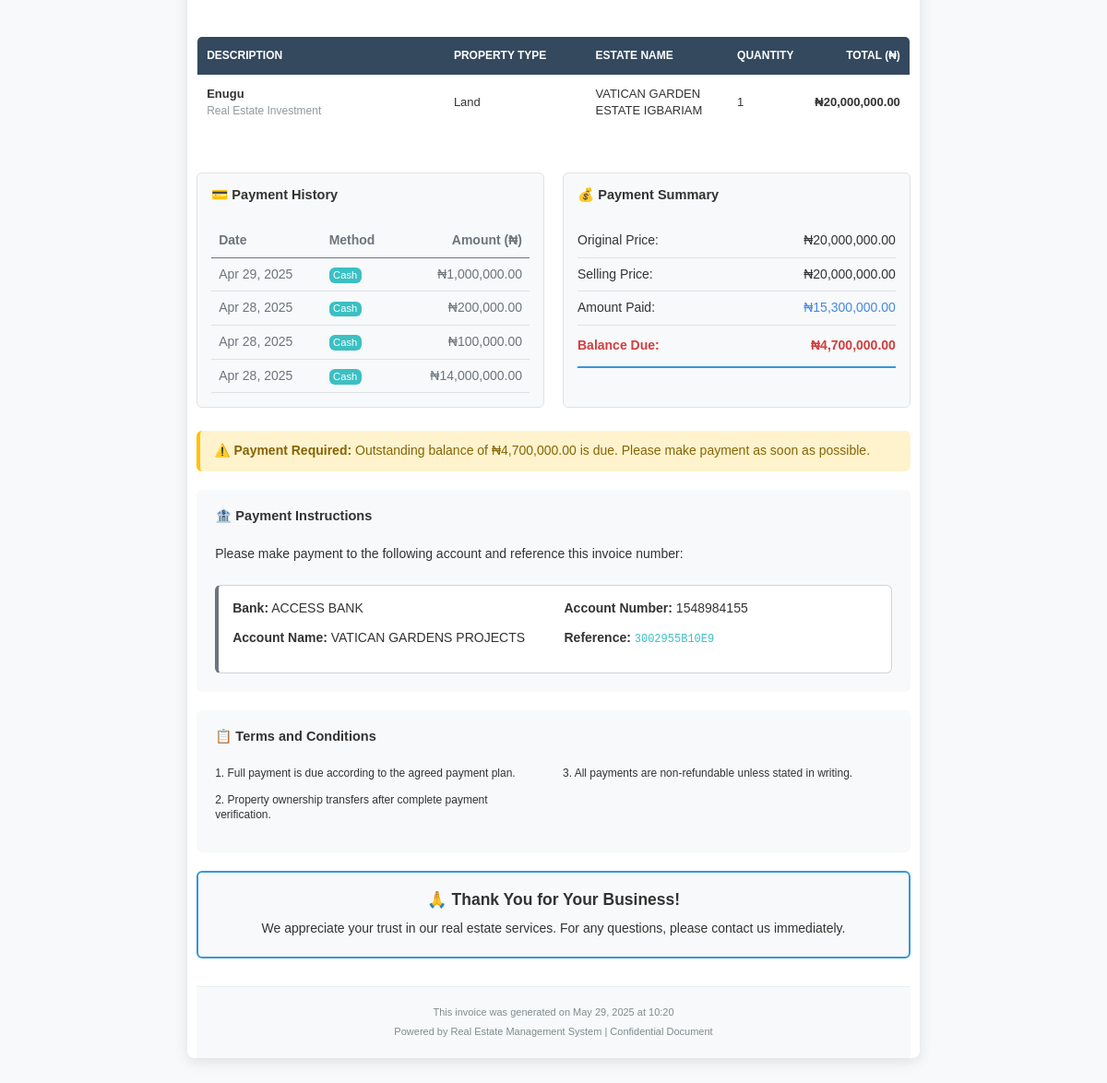
/user/property-sale/8/invoice/ (signed in, lower part), run on an earlier commit of the app's database.
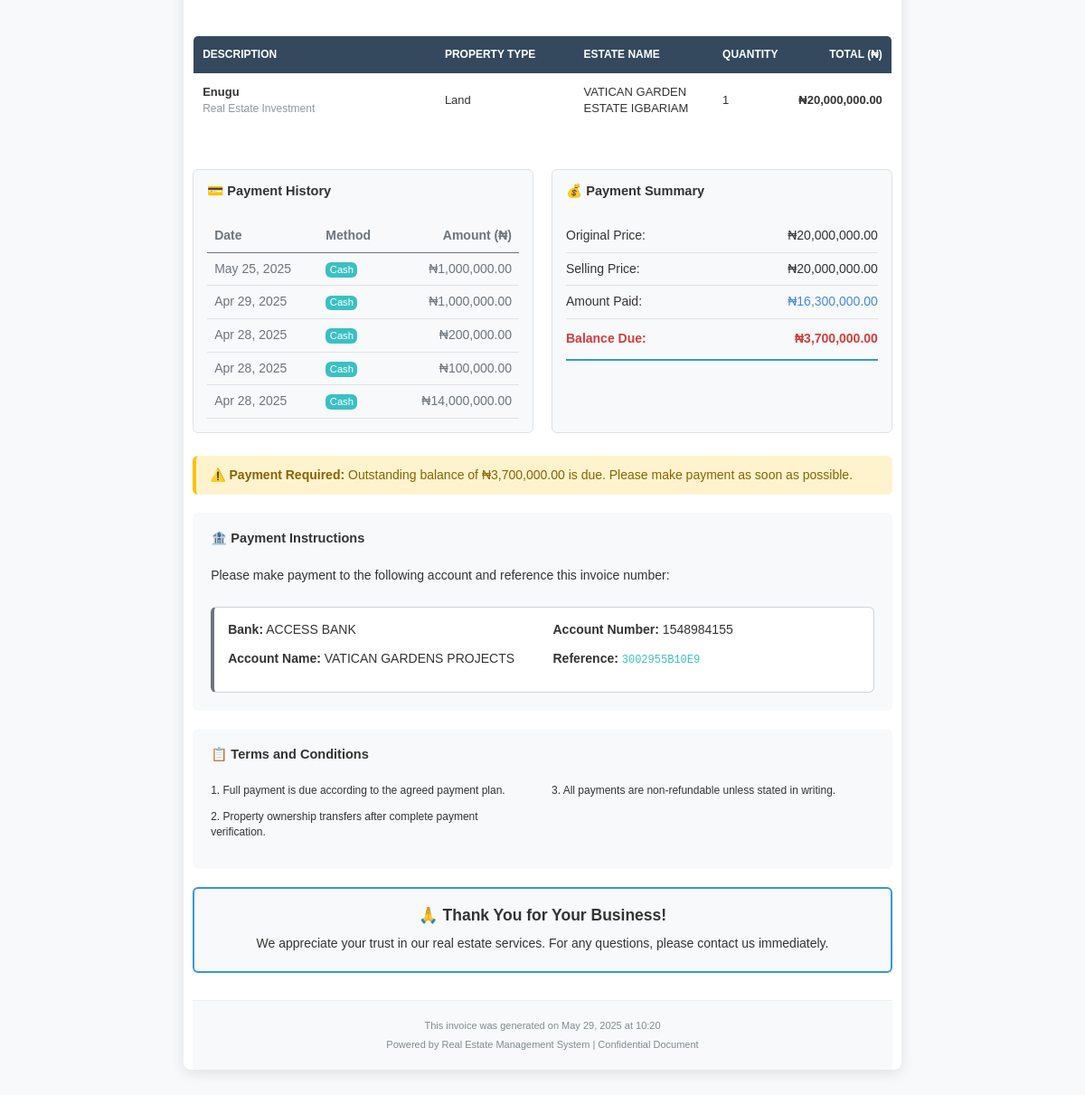
And on a later commit of the database.
### estate/models.py (models this page shows, shortened)
class Payment(models.Model):
    property_sale = models.ForeignKey(PropertySale, on_delete=models.CASCADE, related_name='payments')
    amount = models.DecimalField(max_digits=12, decimal_places=2)
    payment_date = models.DateTimeField(default=timezone.now)
    payment_method = models.CharField(max_length=50, default='Cash')
    reference = models.CharField(max_length=255, blank=True, null=True)
    notes = models.TextField(blank=True, null=True)

class PropertySale(models.Model):
    PROPERTY_TYPE_CHOICES = [
        ('building', 'Building Property'),
        ('land', 'Land'),
    ]
    PAYMENT_PLAN_CHOICES = [
        ('outright', 'Outright Purchase'),
        ('3_months', '3 Months Plan'),
        ('6_months', '6 Months Plan'),
    ]
    MARITAL_STATUS_CHOICES = [
        ('single', 'Single'),
        ('married', 'Married'),
        ('divorced', 'Divorced'),
        ('widowed', 'Widowed'),
    ]
    ID_TYPE_CHOICES = [
        ('national_id', 'National ID'),
        ('intl_passport', 'International Passport'),
        ('drivers_license', 'Driver\'s License'),
        ('voters_card', 'Voter\'s Card'),
    ]
    def generate_reference_number():
        return ''.join(uuid.uuid4().hex[:12].upper())
    reference_number = models.CharField(max_length=12, default=generate_reference_number, unique=True, editable=False)
    description = models.TextField(max_length=255)
    property_type = models.CharField(max_length=10, choices=PROPERTY_TYPE_CHOICES)
    property_item = models.ForeignKey(Property, on_delete=models.CASCADE, related_name='sales')  # Renamed from 'property'
    quantity = models.PositiveIntegerField(help_text="Number of plots or buildings")
    client_name = models.CharField(max_length=255, blank=True, null=True)
    client_address = models.TextField( blank=True, null=True)
    client_phone = models.CharField(max_length=20, blank=True, null=True)
    client_email = models.EmailField(max_length=255, blank=True, null=True)
    marital_status = models.CharField(max_length=10, choices=MARITAL_STATUS_CHOICES, default='single')
    spouse_name = models.CharField(max_length=255, blank=True, null=True)
    spouse_phone = models.CharField(max_length=20, blank=True, null=True)
    id_type = models.CharField(max_length=15, choices=ID_TYPE_CHOICES, blank=True, null=True)
    id_number = models.CharField(max_length=50, blank=True, null=True)
    lga_of_origin = models.CharField(max_length=100, blank=True, null=True)
    town_of_origin = models.CharField(max_length=100, blank=True, null=True)
    state_of_origin = models.CharField(max_length=100, blank=True, null=True)
    bank_name = models.CharField(max_length=255, blank=True, null=True)
    account_number = models.CharField(max_length=20, blank=True, null=True)
    account_name = models.CharField(max_length=255, blank=True, null=True)
    next_of_kin_name = models.CharField(max_length=255, blank=True, null=True)
    next_of_kin_address = models.TextField( blank=True, null=True)
    next_of_kin_phone = models.CharField(max_length=20, blank=True, null=True)
    original_price = models.DecimalField(max_digits=12, decimal_places=2)
    selling_price = models.DecimalField(max_digits=12, decimal_places=2)
    amount_paid = models.DecimalField(max_digits=12, decimal_places=2, default=0)
    payment_plan = models.CharField(max_length=10, choices=PAYMENT_PLAN_CHOICES, default='outright')
    realtor = models.ForeignKey(Realtor, on_delete=models.CASCADE, related_name='sales')
    realtor_commission_percentage = models.DecimalField(max_digits=5, decimal_places=2, default=0)
    sponsor_commission_percentage = models.DecimalField(max_digits=5, decimal_places=2, default=0)
    upline_commission_percentage = models.DecimalField(max_digits=5, decimal_places=2, default=0)
    created_at = models.DateTimeField(auto_now_add=True)
    updated_at = models.DateTimeField(auto_now=True)

class Property(models.Model):
    STATES_CHOICES = [
        ('abia', 'Abia'),
        ('adamawa', 'Adamawa'),
        ('akwa_ibom', 'Akwa Ibom'),
        ('anambra', 'Anambra'),
        ('bauchi', 'Bauchi'),
        ('bayelsa', 'Bayelsa'),
        ('benue', 'Benue'),
        ('borno', 'Borno'),
        ('cross_river', 'Cross River'),
        ('delta', 'Delta'),
        ('ebonyi', 'Ebonyi'),
        ('edo', 'Edo'),
        ('ekiti', 'Ekiti'),
        ('enugu', 'Enugu'),
        ('fct', 'Federal Capital Territory'),
        ('gombe', 'Gombe'),
        ('imo', 'Imo'),
        ('jigawa', 'Jigawa'),
        ('kaduna', 'Kaduna'),
        ('kano', 'Kano'),
        ('katsina', 'Katsina'),
        ('kebbi', 'Kebbi'),
        ('kogi', 'Kogi'),
        ('kwara', 'Kwara'),
        ('lagos', 'Lagos'),
        ('nasarawa', 'Nasarawa'),
        ('niger', 'Niger'),
        ('ogun', 'Ogun'),
        ('ondo', 'Ondo'),
        ('osun', 'Osun'),
        ('oyo', 'Oyo'),
        ('plateau', 'Plateau'),
        ('rivers', 'Rivers'),
        ('sokoto', 'Sokoto'),
        ('taraba', 'Taraba'),
        ('yobe', 'Yobe'),
        ('zamfara', 'Zamfara'),
    ]
    name = models.CharField(max_length=255)
    description = models.TextField()
    location = models.CharField(max_length=100, choices=STATES_CHOICES)
    address = models.TextField()
    created_at = models.DateTimeField(auto_now_add=True)
    updated_at = models.DateTimeField(auto_now=True)
    class Meta:
        verbose_name_plural = "Properties"

### estate/views.py (the view)
# urls.py: path('user/property-sale/<int:sale_id>/invoice/', views.property_sale_invoice, name='property_sale_invoice'),
@login_required
def property_sale_invoice(request, sale_id):
    sale = get_object_or_404(PropertySale, id=sale_id)
    payments = Payment.objects.filter(property_sale=sale).order_by('-payment_date')
    balance_due = sale.selling_price - sale.amount_paid
    settings, created = General.objects.get_or_create(id=1)
    context = {
        'sale': sale,
        'payments': payments,
        'balance_due': balance_due,
        'now': timezone.now(),
        'settings':settings
    }
    return render(request, 'user/property_sale_invoice.html', context)

### estate/templates/user/property_sale_invoice.html (shortened to what the changed rows need)
{% extends 'user/base_print.html' %}
{% load static %}
{% load humanize %}
{% block body %}
<div class="container mt-4 mb-4 {% if balance_due <= 0 %}premium-invoice{% endif %}">
    <div class="table-responsive">
        <table class="invoice-table">
            <thead>
                <tr>
                    <th style="width: 35%;">Description</th>
                    <th style="width: 20%;">Property Type</th>
                    <th style="width: 20%;">Estate Name</th>
                    <th style="width: 10%;">Quantity</th>
                    <th style="width: 15%;" class="text-end">Total (₦)</th>
                </tr>
            </thead>
            <tbody>
                <tr>
                    <td>
                        <strong>{{ sale.description|default:"Premium Property Purchase" }}</strong>
                        <br><small class="text-muted">Real Estate Investment</small>
                    </td>
                    <td>{{ sale.get_property_type_display }}</td>
                    <td>{{ sale.property_item.name }}</td>
                    <td>{{ sale.quantity }}</td>
                    <td class="text-end"><strong>₦{{ sale.selling_price|floatformat:2|intcomma }}</strong></td>
                </tr>
            </tbody>
        </table>
    </div>
    <div class="payment-summary">
        <div class="payment-history-card">
            {% if payments %}
                <div class="table-responsive">
                    <table class="table table-sm mb-0">
                        <thead>
                            <tr>
                                <th>Date</th>
                                <th>Method</th>
                                <th class="text-end">Amount (₦)</th>
                            </tr>
                        </thead>
                        <tbody>
                            {% for payment in payments %}
                            <tr>
                                <td>{{ payment.payment_date|date:"M d, Y" }}</td>
                                <td>
                                    <span class="badge bg-primary">{{ payment.payment_method }}</span>
                                </td>
                                <td class="text-end">₦{{ payment.amount|floatformat:2|intcomma }}</td>
                            </tr>
                            {% endfor %}
                        </tbody>
                    </table>
                </div>
            {% else %}
                <div class="text-center py-4">
                    <p class="text-muted mb-0">💸 No payments recorded yet</p>
                </div>
            {% endif %}
        </div>
        <div class="payment-totals-card">
            <table class="payment-totals-table">
                <tr>
                    <td>Original Price:</td>
                    <td class="text-end">₦{{ sale.original_price|floatformat:2|intcomma }}</td>
                </tr>
                <tr>
                    <td>Selling Price:</td>
                    <td class="text-end">₦{{ sale.selling_price|floatformat:2|intcomma }}</td>
                </tr>
                <tr>
                    <td>Amount Paid:</td>
                    <td class="text-end text-success">₦{{ sale.amount_paid|floatformat:2|intcomma }}</td>
                </tr>
                <tr class="{% if balance_due > 0 %}text-danger{% else %}text-success{% endif %}">
                    <td>Balance Due:</td>
                    <td class="text-end">₦{{ balance_due|floatformat:2|intcomma }}</td>
                </tr>
            </table>
        </div>
    </div>
    {% if balance_due > 0 %}
    <div class="alert alert-warning">
        <strong>⚠️ Payment Required:</strong> Outstanding balance of ₦{{ balance_due|floatformat:2|intcomma }} is due. Please make payment as soon as possible.
    </div>
    {% else %}
    <div class="alert alert-success">
        <strong>✅ Payment Complete:</strong> Thank you! This invoice has been fully paid. Your property ownership transfer will be processed shortly.
    </div>
    {% endif %}
    <div class="payment-instructions">
        <h5 class="mb-3">🏦 Payment Instructions</h5>
        <p class="mb-3">Please make payment to the following account and reference this invoice number:</p>
        <div class="bank-details-card">
            <div class="row">
                <div class="col-sm-6">
                    <p class="mb-2"><strong>Reference:</strong> <code>{{ sale.reference_number }}</code></p>
                </div>
            </div>
        </div>
    </div>
    <div class="terms-section">
        <h5 class="mb-3">📋 Terms and Conditions</h5>
        <div class="row">
        </div>
    </div>
    <div class="thank-you-section">
        <h4 class="mb-2">🙏 Thank You for Your Business!</h4>
        <p class="mb-0">We appreciate your trust in our real estate services. For any questions, please contact us immediately.</p>
    </div>
    <div class="invoice-footer">
        <p class="mb-1">This invoice was generated on {{ now|date:"F d, Y" }} at {{ now|time:"H:i" }}</p>
        <p class="mb-0">Powered by Real Estate Management System | Confidential Document</p>
    </div>
</div>
{% endblock %}

What changed in the data, as far as the page shows it:
changed PropertySale "Enugu": amount_paid "15,300,000.00" → "16,300,000.00"
added Payment: payment_date "May 25, 2025", payment_method "Cash", amount "1,000,000.00"
Also different on the page:
{{ balance_due|floatformat:2|intcomma }}: "4,700,000.00" → "3,700,000.00"
